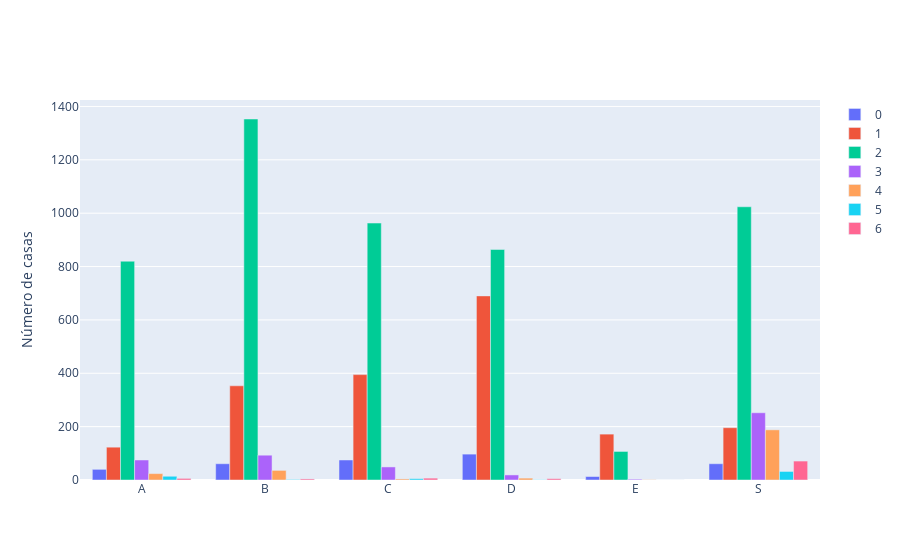

The cell this chart's notebook holds for it:
### Code cell
def sumar_tablas(dataframes_list):
    tabla_suma = None
    
    for df in dataframes_list:
        tabla_actual = df.groupby(['estacionamiento', 'segmento']).size().unstack(fill_value=0)
        
        if tabla_suma is None:
            tabla_suma = tabla_actual
        else:
            tabla_suma = tabla_suma.add(tabla_actual, fill_value=0)
    
    print("Tabla general de frecuencia:")
    print(tabla_suma)
    
    fig = graficar_tabla(tabla_suma)
    
    # Guardar la gráfica como archivo HTML
    guardar_grafico_como_html(fig, 'grafica_estacionamiento_pachuca', carpeta='graficas')
    
    return fig

def graficar_tabla(tabla):
    segmentos = tabla.index
    banos = tabla.columns
    
    fig = go.Figure()
    
    for segmento in segmentos:
        fig.add_trace(go.Bar(
            x=banos,
            y=tabla.loc[segmento],
            name=segmento
        ))
    
    fig.update_layout(
        #title="M2 de Terreno",
        #xaxis_title="Rango de M2",
        yaxis_title="Número de casas"
    )
    
    fig.show()    
    return fig

def guardar_grafico_como_html(fig, nombre_archivo, carpeta='graficas'):
    # Crear la carpeta si no existe
    if not os.path.exists(carpeta):
        os.makedirs(carpeta)
    
    # Guardar la gráfica como archivo HTML en la carpeta especificada
    pio.write_html(fig, f'{carpeta}/{nombre_archivo}.html')
    pio.write_html(fig, f'{carpeta}/{nombre_archivo}.png')

# Llamar a la función sumar_tablas con la lista de DataFrames como argumento
fig = sumar_tablas(dataframes_list)

### Figure 1 — Plotly figure (JSON) as saved in the notebook; plotly's stock layout.template omitted (floating-point values rounded to 4 significant figures)
{"data": [{"name": "0", "type": "bar", "x": ["A", "B", "C", "D", "E", "S"], "y": [40, 61, 75, 97, 13, 61]}, {"name": "1", "type": "bar", "x": ["A", "B", "C", "D", "E", "S"], "y": [123, 353, 395, 690, 172, 196]}, {"name": "2", "type": "bar", "x": ["A", "B", "C", "D", "E", "S"], "y": [820, 1353, 963, 864, 107, 1024]}, {"name": "3", "type": "bar", "x": ["A", "B", "C", "D", "E", "S"], "y": [75, 93, 49, 19, 3, 252]}, {"name": "4", "type": "bar", "x": ["A", "B", "C", "D", "E", "S"], "y": [24, 36, 4, 7, 1, 188]}, {"name": "5", "type": "bar", "x": ["A", "B", "C", "D", "E", "S"], "y": [14, 2, 5, 1, 0, 32]}, {"name": "6", "type": "bar", "x": ["A", "B", "C", "D", "E", "S"], "y": [6, 4, 7, 5, 0, 71]}], "layout": {"yaxis": {"title": {"text": "Número de casas"}}}}
